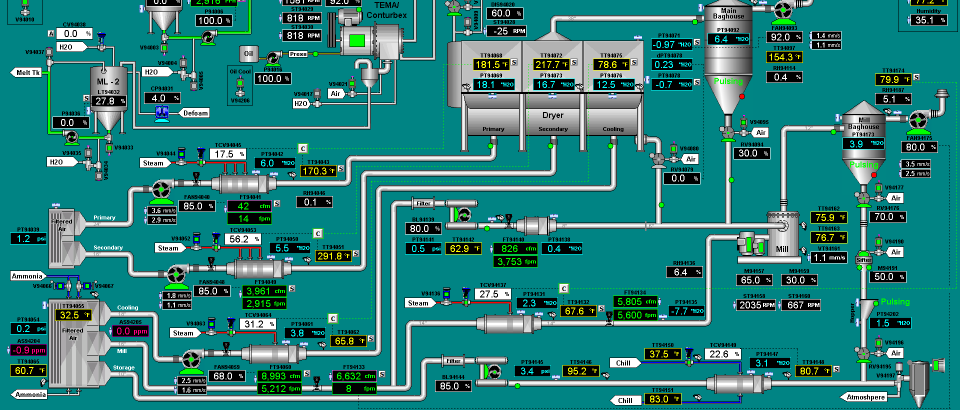
#> input picture SCADA1.jpeg, 1919 x 820 px (shown at 1/2 size)
$ python -i OCR.py   (imports and definitions only)
#> lines starting #> are read from the running program, lines starting #| are printed output that depends on the picture
import cv2
import numpy as np
from paddleocr import PaddleOCR

# ======================================================
# 1. IMAGE PREPROCESSING
# ======================================================

def preprocess_image(image_path):
#> called with image_path = 'SCADA1.jpeg'
    img = cv2.imread(image_path)
#> img is the input picture: shape (820, 1919, 3); mean B, G, R 124.4, 127.9, 42
    if img is None:
        raise FileNotFoundError(f"{image_path} not found")

    gray = cv2.cvtColor(img, cv2.COLOR_BGR2GRAY)
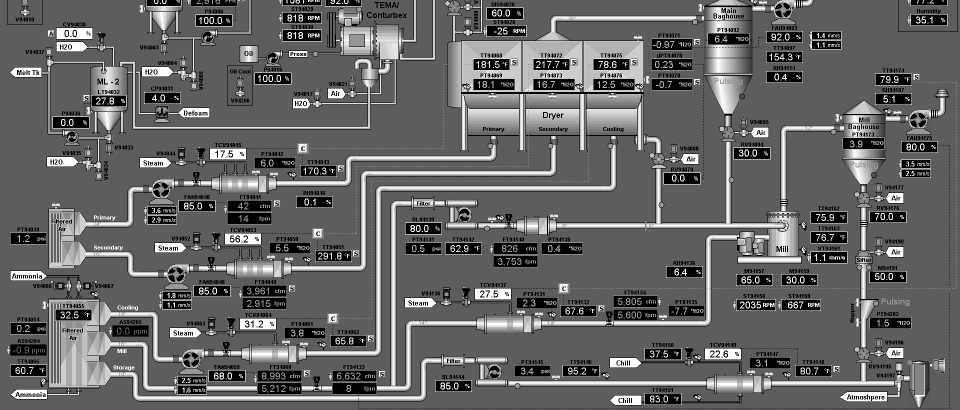
#> gray: shape (820, 1919) (shown at 1/2 size); min 0, max 255, mean 102.1

    clahe = cv2.createCLAHE(clipLimit=1.5, tileGridSize=(8, 8))
    enhanced = clahe.apply(gray)

    denoised = cv2.fastNlMeansDenoising(enhanced, h=10)

    scaled = cv2.resize(
        denoised, None, fx=2, fy=2, interpolation=cv2.INTER_CUBIC
    )
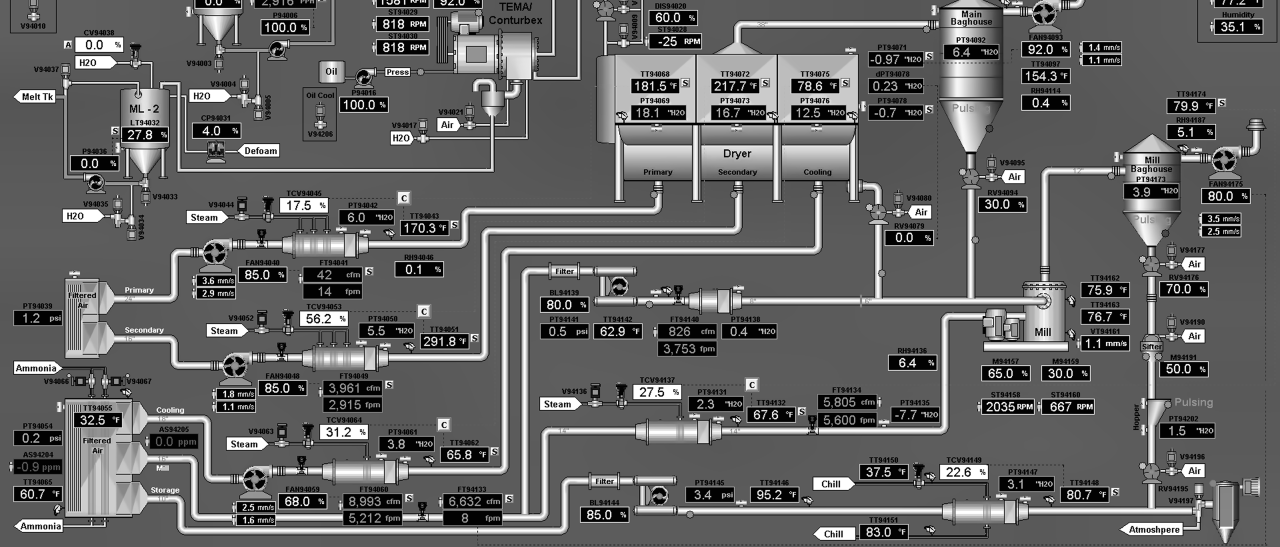
#> scaled: shape (1640, 3838) (shown at 1/3 size); min 0, max 255, mean 100.6

    final_img = cv2.cvtColor(scaled, cv2.COLOR_GRAY2BGR)
    return final_img


# ======================================================
# 2. ROBUST BBOX HANDLING (FIXED)
# ======================================================

# [42 lines left out: functions polygon_to_bbox, normalize_bbox, not called in this run]


# ======================================================
# 3. INITIALIZE OCR
# ======================================================

# [4 lines that did not run here, left out]


# ======================================================
# 4. RUN OCR
# ======================================================

def run_ocr(image):
    result = ocr.predict(image)
    return result[0]


# ======================================================
# 5. MAIN PIPELINE
# ======================================================

# [36 lines not run here, left out]

>>> result = preprocess_image('SCADA1.jpeg')

$ run again, on SCADA3.jpeg
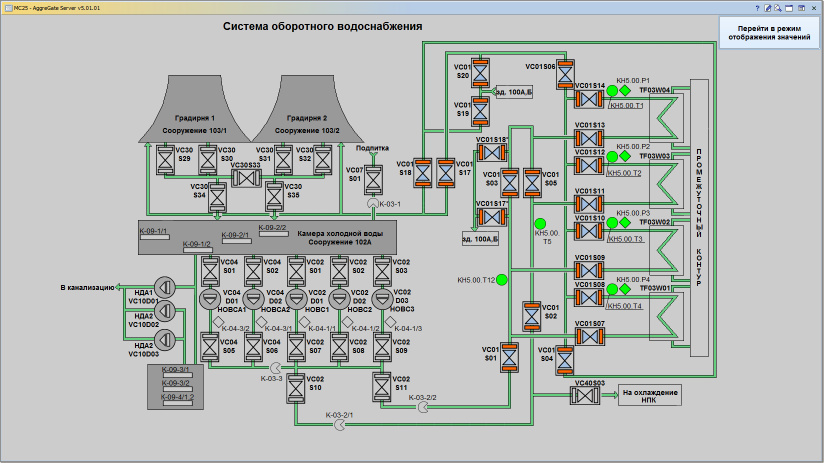
#> input picture SCADA3.jpeg, 1647 x 926 px (shown at 1/2 size)
#> in preprocess_image, img is the input picture: shape (926, 1647, 3); mean B, G, R 185.5, 188.3, 185.1
#> in preprocess_image, `gray = cv2.cvtColor(img, cv2.COLOR_BGR2GRAY)`:
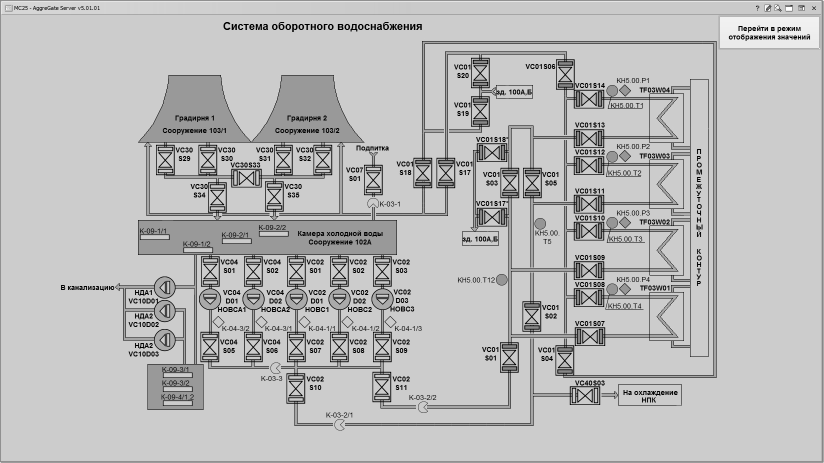
#> gray: shape (926, 1647) (shown at 1/2 size); min 0, max 255, mean 187
#> in preprocess_image, `scaled = cv2.resize( denoised, None, fx=2, fy=2, interpolation=cv2.INT..`:
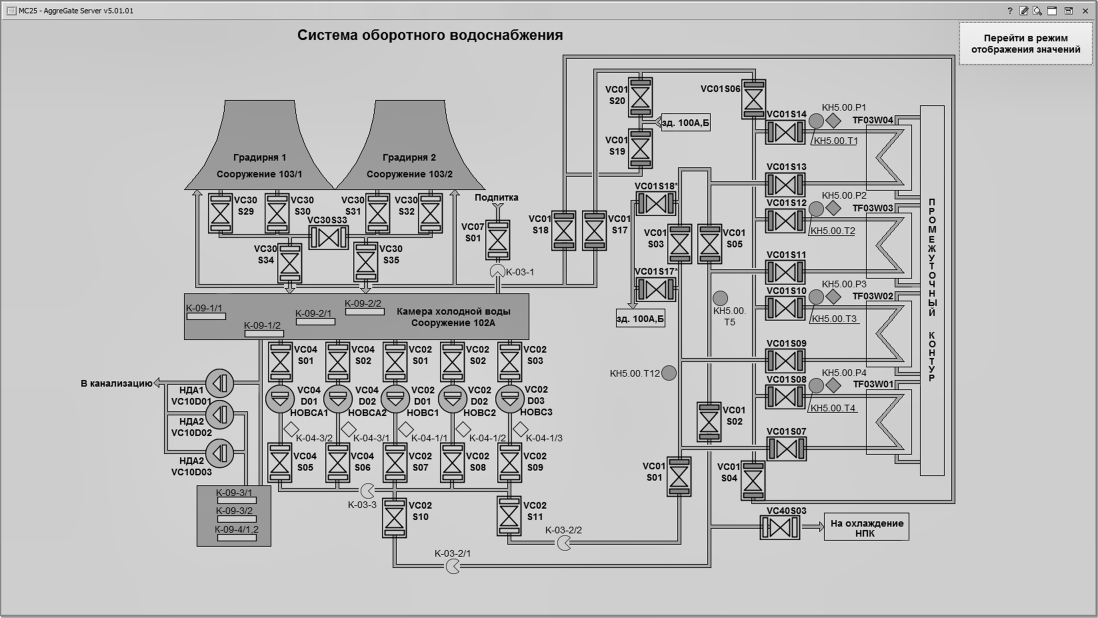
#> scaled: shape (1852, 3294) (shown at 1/3 size); min 0, max 255, mean 189.5
